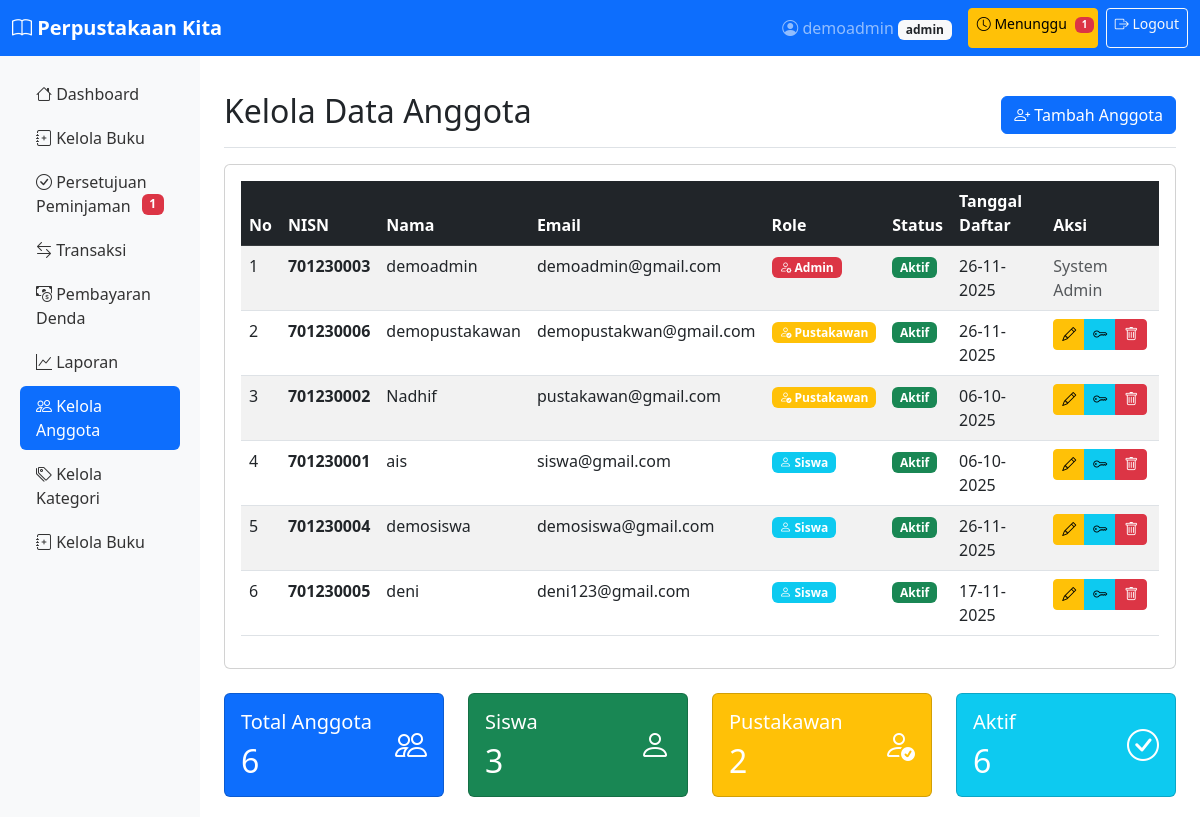
Page /kelola_anggota.php (signed in) on the committed database.
### tables this page shows
CREATE TABLE IF NOT EXISTS `users` (
  `id` int NOT NULL AUTO_INCREMENT,
  `nisn` varchar(20) NOT NULL,
  `nama` varchar(100) NOT NULL,
  `email` varchar(100) NOT NULL,
  `password` varchar(255) NOT NULL,
  `role` enum('siswa','pustakawan','admin') DEFAULT 'siswa',
  `status` enum('aktif','nonaktif') DEFAULT 'aktif',
  `created_at` timestamp NULL DEFAULT CURRENT_TIMESTAMP,
  `updated_at` timestamp NULL DEFAULT CURRENT_TIMESTAMP ON UPDATE CURRENT_TIMESTAMP,
  PRIMARY KEY (`id`),
  UNIQUE KEY `nisn` (`nisn`),
  UNIQUE KEY `email` (`email`)
);

### functions.php (called while the page is built, shortened)
<?php
function formatDate($date) {
    return date('d-m-Y', strtotime($date));
}
?>

### kelola_anggota.php (the view, shortened to what this page needs)
<?php
require_once 'functions.php';
$conn = getKoneksi();
$anggota_query = "SELECT * FROM users ORDER BY
                 CASE role
                     WHEN 'admin' THEN 1
                     WHEN 'pustakawan' THEN 2
                     WHEN 'siswa' THEN 3
                 END, nama";
$anggota_result = mysqli_query($conn, $anggota_query);
$anggota = [];
if ($anggota_result) {
    $anggota = mysqli_fetch_all($anggota_result, MYSQLI_ASSOC);
}
include 'header.php';
?>
<div class="d-flex justify-content-between flex-wrap flex-md-nowrap align-items-center pt-3 pb-2 mb-3 border-bottom">
    <h1 class="h2">Kelola Data Anggota</h1>
    <button type="button" class="btn btn-primary" data-bs-toggle="modal" data-bs-target="#tambahAnggotaModal">
        <i class="bi bi-person-plus"></i> Tambah Anggota
    </button>
</div>
<div class="card">
    <div class="card-body">
        <div class="table-responsive">
            <table class="table table-striped table-hover">
                <thead class="table-dark">
                    <tr>
                        <th>No</th>
                        <th>NISN</th>
                        <th>Nama</th>
                        <th>Email</th>
                        <th>Role</th>
                        <th>Status</th>
                        <th>Tanggal Daftar</th>
                        <th>Aksi</th>
                    </tr>
                </thead>
                <tbody>
                    <?php if (empty($anggota)): ?>
                    <tr>
                        <td colspan="8" class="text-center py-4">
                            <div class="text-muted">
                                <i class="bi bi-people display-4"></i>
                                <p class="mt-2">Belum ada data anggota</p>
                            </div>
                        </td>
                    </tr>
                    <?php else: ?>
                        <?php foreach ($anggota as $index => $a): ?>
                        <tr>
                            <td><?php echo $index + 1; ?></td>
                            <td><strong><?php echo htmlspecialchars($a['nisn']); ?></strong></td>
                            <td><?php echo htmlspecialchars($a['nama']); ?></td>
                            <td><?php echo htmlspecialchars($a['email']); ?></td>
                            <td>
                                <span class="badge bg-<?php
                                    echo $a['role'] == 'admin' ? 'danger' :
                                         ($a['role'] == 'pustakawan' ? 'warning' : 'info');
                                ?>">
                                    <i class="bi bi-<?php
                                        echo $a['role'] == 'admin' ? 'person-gear' :
                                             ($a['role'] == 'pustakawan' ? 'person-check' : 'person');
                                    ?>"></i>
                                    <?php echo ucfirst($a['role']); ?>
                                </span>
                            </td>
                            <td>
                                <span class="badge bg-<?php echo $a['status'] == 'aktif' ? 'success' : 'secondary'; ?>">
                                    <?php echo ucfirst($a['status']); ?>
                                </span>
                            </td>
                            <td><?php echo formatDate($a['created_at']); ?></td>
                            <td>
                                <div class="btn-group btn-group-sm">
                                    <?php if ($a['role'] != 'admin'): ?>
                                    <button type="button" class="btn btn-warning" data-bs-toggle="modal" data-bs-target="#editAnggotaModal<?php echo $a['id']; ?>" title="Edit">
                                        <i class="bi bi-pencil"></i>
                                    </button>
                                    <button type="button" class="btn btn-info" data-bs-toggle="modal" data-bs-target="#resetPasswordModal<?php echo $a['id']; ?>" title="Reset Password">
                                        <i class="bi bi-key"></i>
                                    </button>
                                    <a href="kelola_anggota.php?hapus=<?php echo $a['id']; ?>" class="btn btn-danger" onclick="return confirm('Yakin ingin menghapus anggota <?php echo htmlspecialchars($a['nama']); ?>? Semua data peminjaman terkait juga akan dihapus.')" title="Hapus">
                                        <i class="bi bi-trash"></i>
                                    </a>
                                    <?php else: ?>
                                    <span class="text-muted">System Admin</span>
                                    <?php endif; ?>
                                </div>
                            </td>
                        </tr>
                        <?php endforeach; ?>
                    <?php endif; ?>
                </tbody>
            </table>
        </div>
    </div>
</div>
<div class="row mt-4">
    <div class="col-md-3">
        <div class="card text-white bg-primary">
            <div class="card-body">
                <div class="d-flex justify-content-between">
                    <div>
                        <h5 class="card-title">Total Anggota</h5>
                        <h2 class="mb-0"><?php echo count($anggota); ?></h2>
                    </div>
                    <div class="align-self-center">
                        <i class="bi bi-people" style="font-size: 2rem;"></i>
                    </div>
                </div>
            </div>
        </div>
    </div>
    <div class="col-md-3">
        <div class="card text-white bg-success">
            <div class="card-body">
                <div class="d-flex justify-content-between">
                    <div>
                        <h5 class="card-title">Siswa</h5>
                        <h2 class="mb-0">
                            <?php
                            $total_siswa = array_filter($anggota, function($a) {
                                return $a['role'] === 'siswa';
                            });
                            echo count($total_siswa);
                            ?>
                        </h2>
                    </div>
                    <div class="align-self-center">
                        <i class="bi bi-person" style="font-size: 2rem;"></i>
                    </div>
                </div>
            </div>
        </div>
    </div>
    <div class="col-md-3">
        <div class="card text-white bg-warning">
            <div class="card-body">
                <div class="d-flex justify-content-between">
                    <div>
                        <h5 class="card-title">Pustakawan</h5>
                        <h2 class="mb-0">
                            <?php
                            $total_pustakawan = array_filter($anggota, function($a) {
                                return $a['role'] === 'pustakawan';
                            });
                            echo count($total_pustakawan);
                            ?>
                        </h2>
                    </div>
                    <div class="align-self-center">
                        <i class="bi bi-person-check" style="font-size: 2rem;"></i>
                    </div>
                </div>
            </div>
        </div>
    </div>
    <div class="col-md-3">
        <div class="card text-white bg-info">
            <div class="card-body">
                <div class="d-flex justify-content-between">
                    <div>
                        <h5 class="card-title">Aktif</h5>
                        <h2 class="mb-0">
                            <?php
                            $total_aktif = array_filter($anggota, function($a) {
                                return $a['status'] === 'aktif';
                            });
                            echo count($total_aktif);
                            ?>
                        </h2>
                    </div>
                    <div class="align-self-center">
                        <i class="bi bi-check-circle" style="font-size: 2rem;"></i>
                    </div>
                </div>
            </div>
        </div>
    </div>
</div>
<?php
include 'footer.php';
?>

### rows in the picture
users: nisn "701230003", nama "demoadmin", email "demoadmin@gmail.com", role "Admin", status "Aktif", created_at "26-11-2025", shows "System Admin"
users: nisn "701230006", nama "demopustakawan", email "demopustakwan@gmail.com", role "Pustakawan", status "Aktif", created_at "26-11-2025"
users: nisn "701230002", nama "Nadhif", email "pustakawan@gmail.com", role "Pustakawan", status "Aktif", created_at "06-10-2025"
users: nisn "701230001", nama "ais", email "siswa@gmail.com", role "Siswa", status "Aktif", created_at "06-10-2025"
users: nisn "701230004", nama "demosiswa", email "demosiswa@gmail.com", role "Siswa", status "Aktif", created_at "26-11-2025"
users: nisn "701230005", nama "deni", email "deni123@gmail.com", role "Siswa", status "Aktif", created_at "17-11-2025"

### other values in the picture
$_SESSION['nama'] "demoadmin"
$_SESSION['role'] "admin"
$jumlah_menunggu "1"
count($anggota) "6"
count($total_siswa) "3"
count($total_pustakawan) "2"
count($total_aktif) "6"
